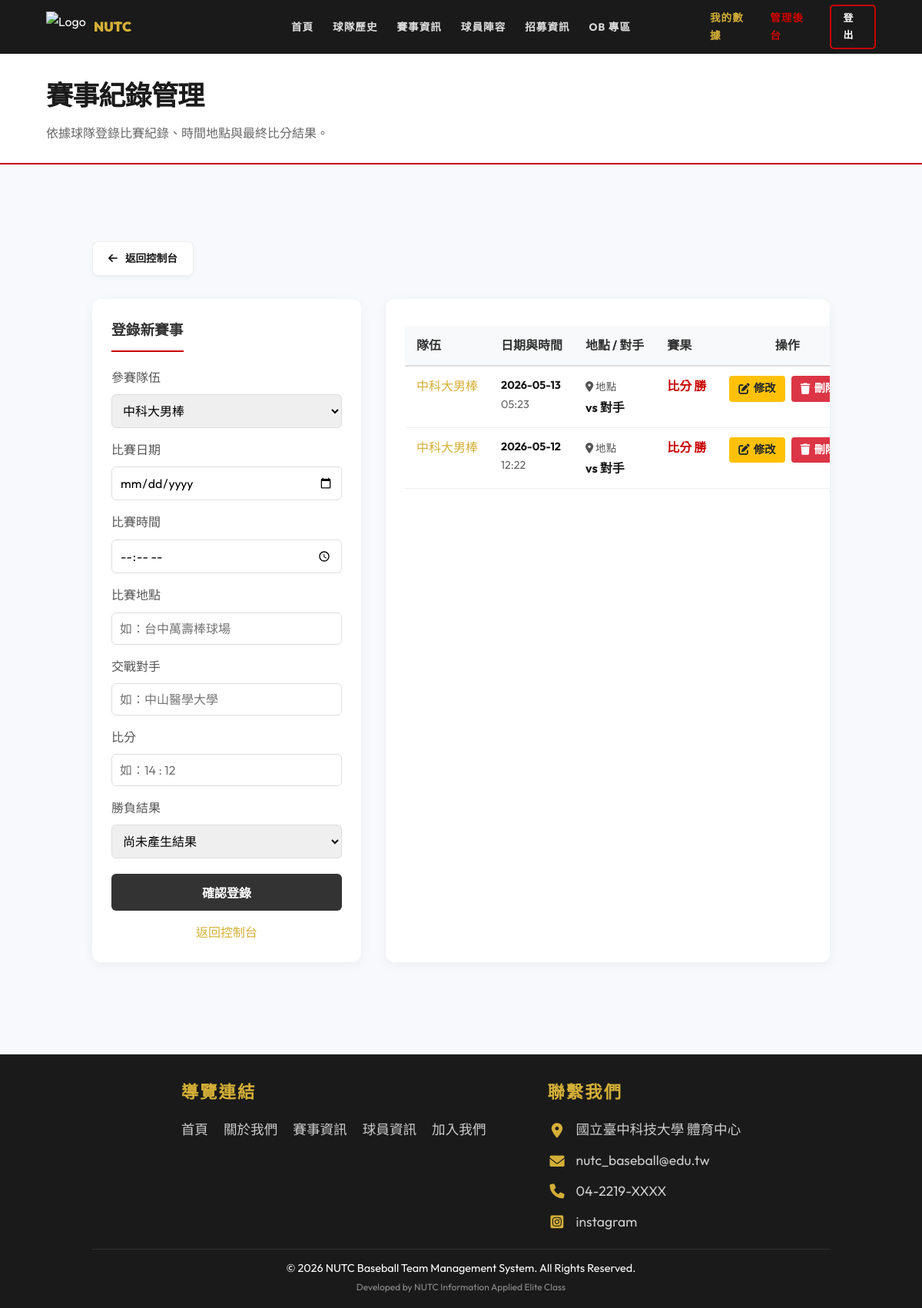
The app's page /admin_matches.php (signed in), older data.
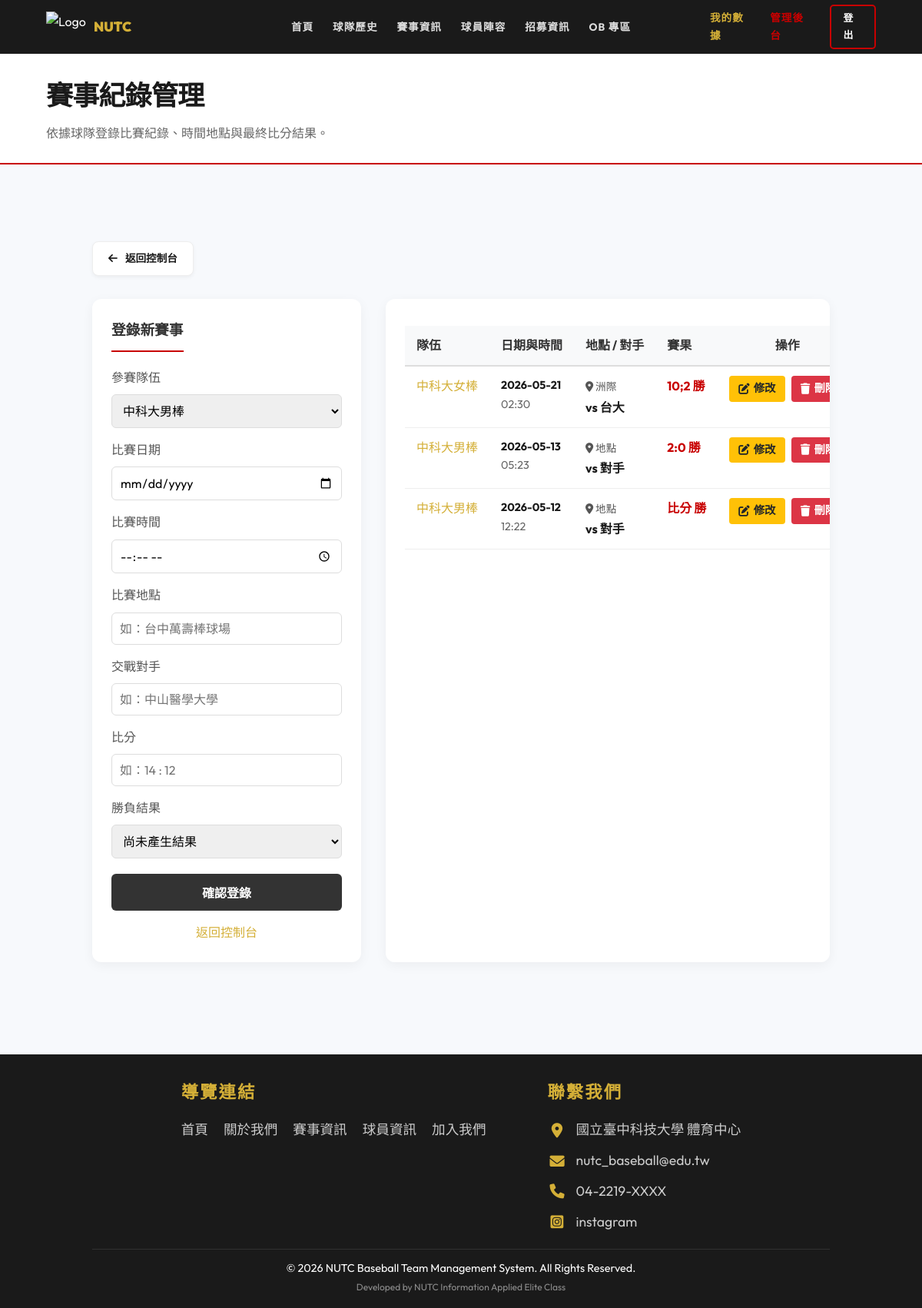
The same page, newer data.
### tables this page shows
CREATE TABLE `game` (
  `Game_id` int(11) NOT NULL AUTO_INCREMENT COMMENT '比賽識別碼',
  `Team_Id` int(11) NOT NULL COMMENT '關聯 Team.team_Id',
  `game_date` date DEFAULT NULL COMMENT '比賽日期',
  `game_time` time DEFAULT NULL COMMENT '比賽時間 (如: 12:30)',
  `location` varchar(100) DEFAULT NULL COMMENT '比賽地點',
  `opponent` varchar(100) DEFAULT NULL COMMENT '對手學校名稱',
  `result` varchar(10) DEFAULT NULL COMMENT '比賽結果 (如：14 vs 12 勝)',
  PRIMARY KEY (`Game_id`),
  KEY `Team_Id` (`Team_Id`),
  CONSTRAINT `game_ibfk_1` FOREIGN KEY (`Team_Id`) REFERENCES `team` (`team_Id`)
);

CREATE TABLE `contact_us` (
  `id` int(11) NOT NULL AUTO_INCREMENT,
  `icon_class` varchar(50) NOT NULL,
  `content_text` varchar(255) NOT NULL,
  `link` varchar(255) DEFAULT NULL,
  PRIMARY KEY (`id`)
);

### includes/Database.php (called while the page is built, shortened)
<?php
class Database {
    private $pdo;
    public function __construct() {
        $host = 'localhost';
        $db   = 'baseball_web';
        $user = 'root';
        $pass = '';
        $charset = 'utf8mb4';
        $dsn = "mysql:host=$host;port=3306;dbname=$db;charset=$charset";
        $options = [
            PDO::ATTR_ERRMODE            => PDO::ERRMODE_EXCEPTION,
            PDO::ATTR_DEFAULT_FETCH_MODE => PDO::FETCH_ASSOC,
            PDO::ATTR_EMULATE_PREPARES   => false,
        ];
        try {
            $this->pdo = new PDO($dsn, $user, $pass, $options);
        } catch (\PDOException $e) {
            throw new \PDOException($e->getMessage(), (int)$e->getCode());
        }
    }
    public function getAll($table) {
        $stmt = $this->pdo->query("SELECT * FROM `$table`");
        return $stmt->fetchAll();
    }
}

### includes/config.php (called while the page is built, shortened)
<?php
require_once 'Database.php';
$db = new Database();
if (empty($db->getAll('team'))) {
    $teamJsonPath = __DIR__ . '/../data/team.json';
    if (file_exists($teamJsonPath)) {
        $teamsData = json_decode(file_get_contents($teamJsonPath), true);
        if ($teamsData) {
            foreach ($teamsData as $t) {
                $db->insert('team', [
                    'team_Id' => $t['team_id'],
                    'team_name' => $t['team_name'],
                    'team_type' => $t['team_type']
                ]);
            }
        }
    } else {
        $db->insert('team', ['team_Id' => 1, 'team_name' => '中科大男棒', 'team_type' => 'Men']);
        $db->insert('team', ['team_Id' => 2, 'team_name' => '中科大女棒', 'team_type' => 'Woman']);
        $db->insert('team', ['team_Id' => 3, 'team_name' => '中科大OB', 'team_type' => 'OB']);
    }
    if (!$db->find('member', 'account', 'admin')) {
        $db->insert('member', [
            'account' => 'admin',
            'password' => password_hash('admin123', PASSWORD_DEFAULT),
            'name' => '管理者(Admin)',
            'role' => 'admin',
            'status' => 'active'
        ]);
    }
    if (!$db->find('member', 'account', 'user1')) {
        $db->insert('member', [
            'account' => 'user1',
            'password' => password_hash('123', PASSWORD_DEFAULT),
            'name' => '管理者(User1)',
            'role' => 'admin',
            'status' => 'active'
        ]);
    }
    if (empty($db->getAll('news'))) {
        $newsData = [
            ['title' => '2026 全國大專棒球聯賽開跑！', 'content' => '本校棒球隊將於 4 月 10 日出征，第一場對戰東海大學。歡迎各位同學前往台中棒球場加油！'],
            ['title' => '招募新血：女棒隊熱烈招生中', 'content' => '想要體驗熱血的棒球生活嗎？中科大女棒隊歡迎妳的加入，不限球技，只要有心！'],
            ['title' => 'OB 比賽：學長姐風采再現', 'content' => '上週舉行的 OB 對抗賽圓滿結束，感謝畢業學長姐回校參與，場面溫馨感人。'],
            ['title' => '春季訓練營圓滿落幕', 'content' => '為期一週的春季強化訓練已結束，球員們在打擊與守備技巧上有顯著進步。'],
            ['title' => '全新球隊裝備正式亮相', 'content' => '感謝贊助商支持，本屆聯賽我們將穿上全新的紅金配色球衣，展現中科大氣勢！']
        ];
        foreach ($newsData as $n) {
            $db->insert('news', array_merge($n, ['created_at' => date('Y-m-d H:i:s')]));
        }
    }
    if (empty($db->getAll('player'))) {
        $playerData = [
            ['Player_Name' => '黃郁婷', 'jersey_number' => 11, 'position' => '投手', 'height' => 170, 'weight' => 65],
            ['Player_Name' => '劉詠傑', 'jersey_number' => 23, 'position' => '捕手', 'height' => 178, 'weight' => 75],
            ['Player_Name' => '劉宙翰', 'jersey_number' => 5, 'position' => '內野手', 'height' => 175, 'weight' => 70],
            ['Player_Name' => '張美玲', 'jersey_number' => 7, 'position' => '外野手', 'height' => 165, 'weight' => 55],
            ['Player_Name' => '王小明', 'jersey_number' => 1, 'position' => '投手', 'height' => 182, 'weight' => 80],
            ['Player_Name' => '李華', 'jersey_number' => 45, 'position' => '內野手', 'height' => 172, 'weight' => 68],
            ['Player_Name' => '周杰', 'jersey_number' => 99, 'position' => '外野手', 'height' => 188, 'weight' => 85]
        ];
        foreach ($playerData as $p) {
            $db->insert('player', array_merge($p, [
                'Team_Id' => 1,
                'image_path' => ''
            ]));
        }
    }
    if (empty($db->getAll('ob'))) {
        $obData = [
            ['OB_name' => '陳大文 (108級)', 'graduation_year' => 2019, 'status' => '全國大專聯賽關鍵安打打點王'],
            ['OB_name' => '林小美 (110級)', 'graduation_year' => 2021, 'status' => '女棒創始隊員，首屆全壘打王'],
            ['OB_name' => '趙子龍 (105級)', 'graduation_year' => 2016, 'status' => '傳奇投手，曾創下單場 15 次三振紀錄']
        ];
        foreach ($obData as $o) {
            $db->insert('ob', array_merge($o, ['Team_Id' => 3]));
        }
    }
    if (empty($db->getAll('contact_us'))) {
        $contactData = [
            ['icon_class' => 'fas fa-map-marker-alt', 'content_text' => '國立臺中科技大學 體育中心'],
            ['icon_class' => 'fas fa-envelope', 'content_text' => 'nutc_baseball@edu.tw'],
            ['icon_class' => 'fas fa-phone', 'content_text' => '04-2219-XXXX']
        ];
        foreach ($contactData as $c) {
            $db->insert('contact_us', $c);
        }
    }
}

### admin_matches.php (the view, shortened to what the rows shown need)
<?php
require_once 'includes/header.php';
$games = $db->getAll('game');
usort($games, function($a, $b) {
    return strtotime($b['game_date']) - strtotime($a['game_date']);
});
$teams = $db->getAll('team');
$teamLookup = [];
foreach ($teams as $t) {
    $teamLookup[$t['team_Id']] = $t['team_name'];
}
?>
<div class="page-header">
    <h1>賽事紀錄管理</h1>
</div>
<section>
    <div class="container">
        <div class="admin-players-layout" style="display: grid; grid-template-columns: 350px 1fr; gap: 2rem;">
            <div class="admin-list-card" style="background: white; border-radius: 12px; padding: 25px; box-shadow: 0 4px 15px rgba(0,0,0,0.05); overflow-x: auto;">
                <table class="admin-table" style="width: 100%; border-collapse: collapse;">
                    <thead>
                        <tr style="background: #f8f9fa; border-bottom: 2px solid #ddd;">
                            <th style="padding: 12px 15px; text-align: left; color: #333;">隊伍</th>
                            <th style="padding: 12px 15px; text-align: left; color: #333;">日期與時間</th>
                            <th style="padding: 12px 15px; text-align: left; color: #333;">地點 / 對手</th>
                            <th style="padding: 12px 15px; text-align: left; color: #333;">賽果</th>
                            <th style="padding: 12px 15px; text-align: center; color: #333;">操作</th>
                        </tr>
                    </thead>
                    <tbody>
                        <?php if (empty($games)): ?>
                        <tr>
                            <td colspan="5" style="padding: 20px; text-align: center; color: #777;">目前沒有任何比賽紀錄。</td>
                        </tr>
                        <?php else: ?>
                            <?php foreach ($games as $g): ?>
                                <tr style="border-bottom: 1px solid #eee; transition: background 0.3s; vertical-align: top;">
                                    <td style="padding: 12px 15px; font-weight: 500; color: var(--secondary);">
                                        <?= isset($teamLookup[$g['Team_Id']]) ? htmlspecialchars($teamLookup[$g['Team_Id']]) : '未知' ?>
                                    </td>
                                    <td style="padding: 12px 15px; font-size: 0.9em;">
                                        <strong><?= htmlspecialchars($g['game_date']) ?></strong><br>
                                        <span style="color: #666;"><?= !empty($g['game_time']) ? date('H:i', strtotime($g['game_time'])) : '時間未定' ?></span>
                                    </td>
                                    <td style="padding: 12px 15px;">
                                        <span style="color: #555; font-size: 0.85em;"><i class="fas fa-map-marker-alt"></i> <?= htmlspecialchars($g['location']) ?></span><br>
                                        <strong>vs <?= htmlspecialchars($g['opponent']) ?></strong>
                                    </td>
                                    <td style="padding: 12px 15px; font-weight: bold; color: <?= strpos($g['result'], '勝') !== false ? 'var(--primary)' : (strpos($g['result'], '敗') !== false ? '#dc3545' : '#333') ?>;">
                                        <?= htmlspecialchars($g['result']) ?: '-' ?>
                                    </td>
                                    <td style="padding: 12px 15px; text-align: center; white-space: nowrap;">
                                        <a href="admin_matches.php?edit_id=<?= $g['Game_id'] ?>" class="admin-action-btn admin-btn-edit"><i class="fas fa-edit"></i> 修改</a>
                                        <form method="POST" style="display: inline;" onsubmit="return confirm('確定要刪除這場比賽紀錄嗎？')">
                                            <button type="submit" name="delete" class="admin-action-btn admin-btn-delete"><i class="fas fa-trash"></i> 刪除</button>
                                        </form>
                                    </td>
                                </tr>
                            <?php endforeach; ?>
                        <?php endif; ?>
                    </tbody>
                </table>
            </div>
        </div>
    </div>
</section>
<?php require_once 'includes/footer.php'; ?>

### includes/footer.php (shortened to what the rows shown need)
<?php
$contactInfos = $db->getAll('contact_us');
?>
<footer>
    <div class="footer-content" style="display: flex; justify-content: center; align-items: flex-start; gap: 80px; max-width: 900px; margin: 0 auto; margin-bottom: 20px;">
        <div class="footer-section">
            <div style="display: flex; flex-direction: column; gap: 10px;">
                <?php if (empty($contactInfos)): ?>
                    <p style="color: #888;">尚未設定聯絡資訊</p>
                <?php else: ?>
                    <?php foreach ($contactInfos as $c): ?>
                        <p style="margin: 0; font-size: 1.1rem; color: #ccc; display: flex; align-items: center; gap: 12px;">
                            <i class="<?= htmlspecialchars($c['icon_class']) ?>" style="color: var(--secondary); font-size: 1.2rem; width: 25px; text-align: center;"></i>
                            <?php if (!empty($c['link'])): ?>
                                <a href="<?= htmlspecialchars($c['link']) ?>" target="_blank" style="color: #ccc; text-decoration: none; transition: color 0.3s;"><?= htmlspecialchars($c['content_text']) ?></a>
                            <?php else: ?>
                                <span><?= htmlspecialchars($c['content_text']) ?></span>
                            <?php endif; ?>
                        </p>
                    <?php endforeach; ?>
                <?php endif; ?>
            </div>
        </div>
    </div>
</footer>
</body>
</html>

Row changes from the older to the newer data that the page shows:
added game: Team_Id "中科大女棒", game_date "2026-05-21", game_time "02:30", location "洲際", opponent "台大", result "10;2 勝"
changed game (number 2 of 3 on the later page): result "比分 勝" → "2:0 勝"
